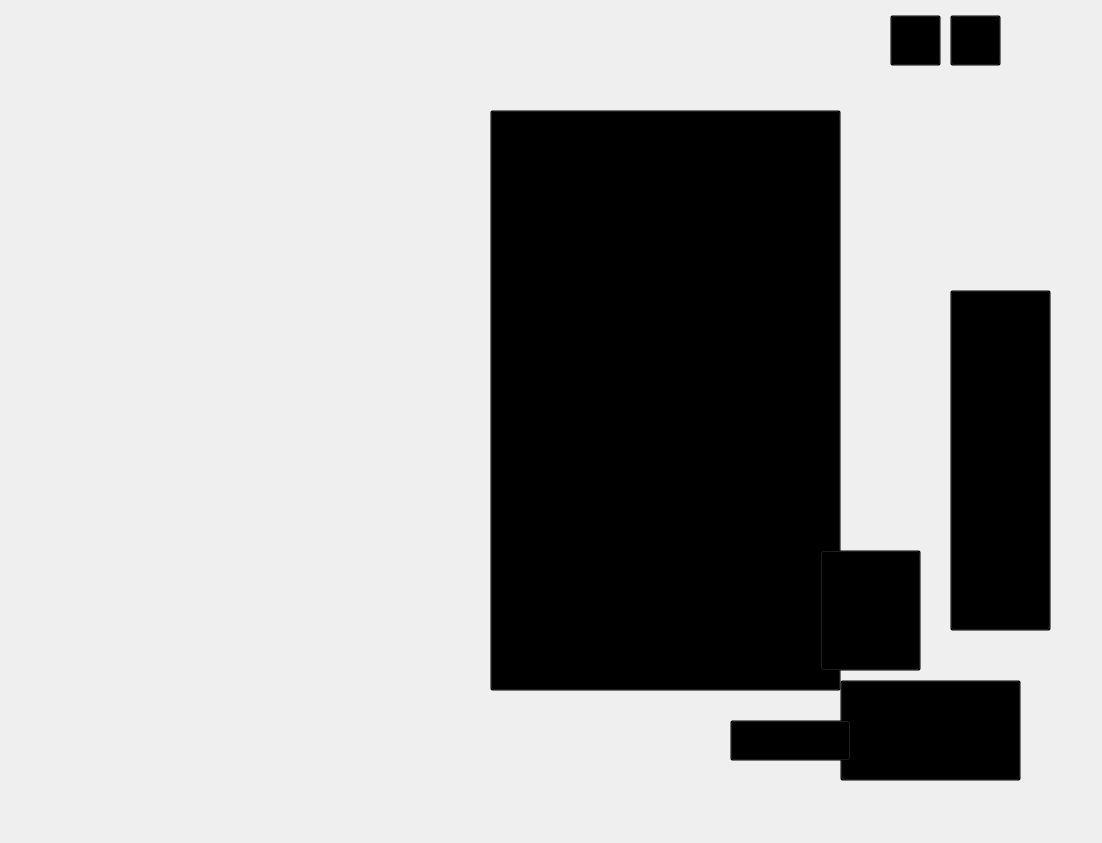
<?xml version="1.0" encoding="UTF-8"?>
<ui version="4.0">
 <class>MainWindow</class>
 <widget class="QMainWindow" name="MainWindow">
  <property name="geometry">
   <rect>
    <x>0</x>
    <y>0</y>
    <width>1102</width>
    <height>843</height>
   </rect>
  </property>
  <property name="windowTitle">
   <string>MainWindow</string>
  </property>
  <widget class="QWidget" name="centralwidget">
   <widget class="QLabel" name="bg">
    <property name="enabled">
     <bool>true</bool>
    </property>
    <property name="geometry">
     <rect>
      <x>0</x>
      <y>-5</y>
      <width>1101</width>
      <height>851</height>
     </rect>
    </property>
    <property name="text">
     <string/>
    </property>
    <property name="pixmap">
     <pixmap>../reso/front.png</pixmap>
    </property>
    <property name="scaledContents">
     <bool>true</bool>
    </property>
   </widget>
   <widget class="QPushButton" name="volumebutton">
    <property name="geometry">
     <rect>
      <x>890</x>
      <y>15</y>
      <width>51</width>
      <height>51</height>
     </rect>
    </property>
    <property name="styleSheet">
     <string notr="true">QPushButton {
    background-color: transparent;
}</string>
    </property>
    <property name="text">
     <string/>
    </property>
   </widget>
   <widget class="QPushButton" name="bookbutton">
    <property name="geometry">
     <rect>
      <x>490</x>
      <y>110</y>
      <width>351</width>
      <height>581</height>
     </rect>
    </property>
    <property name="styleSheet">
     <string notr="true">QPushButton {
    background-color: transparent;
}</string>
    </property>
    <property name="text">
     <string/>
    </property>
   </widget>
   <widget class="QPushButton" name="exitbutton">
    <property name="geometry">
     <rect>
      <x>950</x>
      <y>15</y>
      <width>51</width>
      <height>51</height>
     </rect>
    </property>
    <property name="styleSheet">
     <string notr="true">QPushButton {
    background-color: transparent;
}</string>
    </property>
    <property name="text">
     <string/>
    </property>
   </widget>
   <widget class="QPushButton" name="miultimobutton">
    <property name="geometry">
     <rect>
      <x>950</x>
      <y>290</y>
      <width>101</width>
      <height>341</height>
     </rect>
    </property>
    <property name="styleSheet">
     <string notr="true">QPushButton {
    background-color: transparent;
}</string>
    </property>
    <property name="text">
     <string/>
    </property>
   </widget>
   <widget class="QPushButton" name="miultimo2button">
    <property name="geometry">
     <rect>
      <x>840</x>
      <y>680</y>
      <width>181</width>
      <height>101</height>
     </rect>
    </property>
    <property name="styleSheet">
     <string notr="true">QPushButton {
    background-color: transparent;
}</string>
    </property>
    <property name="text">
     <string/>
    </property>
   </widget>
   <widget class="QPushButton" name="bookbutton2">
    <property name="geometry">
     <rect>
      <x>820</x>
      <y>550</y>
      <width>101</width>
      <height>121</height>
     </rect>
    </property>
    <property name="styleSheet">
     <string notr="true">QPushButton {
    background-color: transparent;
}</string>
    </property>
    <property name="text">
     <string/>
    </property>
   </widget>
   <widget class="QPushButton" name="miultimo3button">
    <property name="geometry">
     <rect>
      <x>730</x>
      <y>720</y>
      <width>121</width>
      <height>41</height>
     </rect>
    </property>
    <property name="styleSheet">
     <string notr="true">QPushButton {
    background-color: transparent;
}</string>
    </property>
    <property name="text">
     <string/>
    </property>
   </widget>
   <widget class="QLabel" name="rizal">
    <property name="geometry">
     <rect>
      <x>110</x>
      <y>430</y>
      <width>221</width>
      <height>201</height>
     </rect>
    </property>
    <property name="text">
     <string/>
    </property>
   </widget>
   <widget class="QLabel" name="time">
    <property name="geometry">
     <rect>
      <x>270</x>
      <y>640</y>
      <width>101</width>
      <height>111</height>
     </rect>
    </property>
    <property name="text">
     <string/>
    </property>
   </widget>
   <widget class="QLabel" name="noli">
    <property name="geometry">
     <rect>
      <x>930</x>
      <y>10</y>
      <width>161</width>
      <height>191</height>
     </rect>
    </property>
    <property name="text">
     <string/>
    </property>
   </widget>
   <zorder>bg</zorder>
   <zorder>noli</zorder>
   <zorder>volumebutton</zorder>
   <zorder>bookbutton</zorder>
   <zorder>exitbutton</zorder>
   <zorder>miultimobutton</zorder>
   <zorder>miultimo2button</zorder>
   <zorder>bookbutton2</zorder>
   <zorder>miultimo3button</zorder>
   <zorder>rizal</zorder>
   <zorder>time</zorder>
  </widget>
 </widget>
 <resources/>
 <connections/>
</ui>
